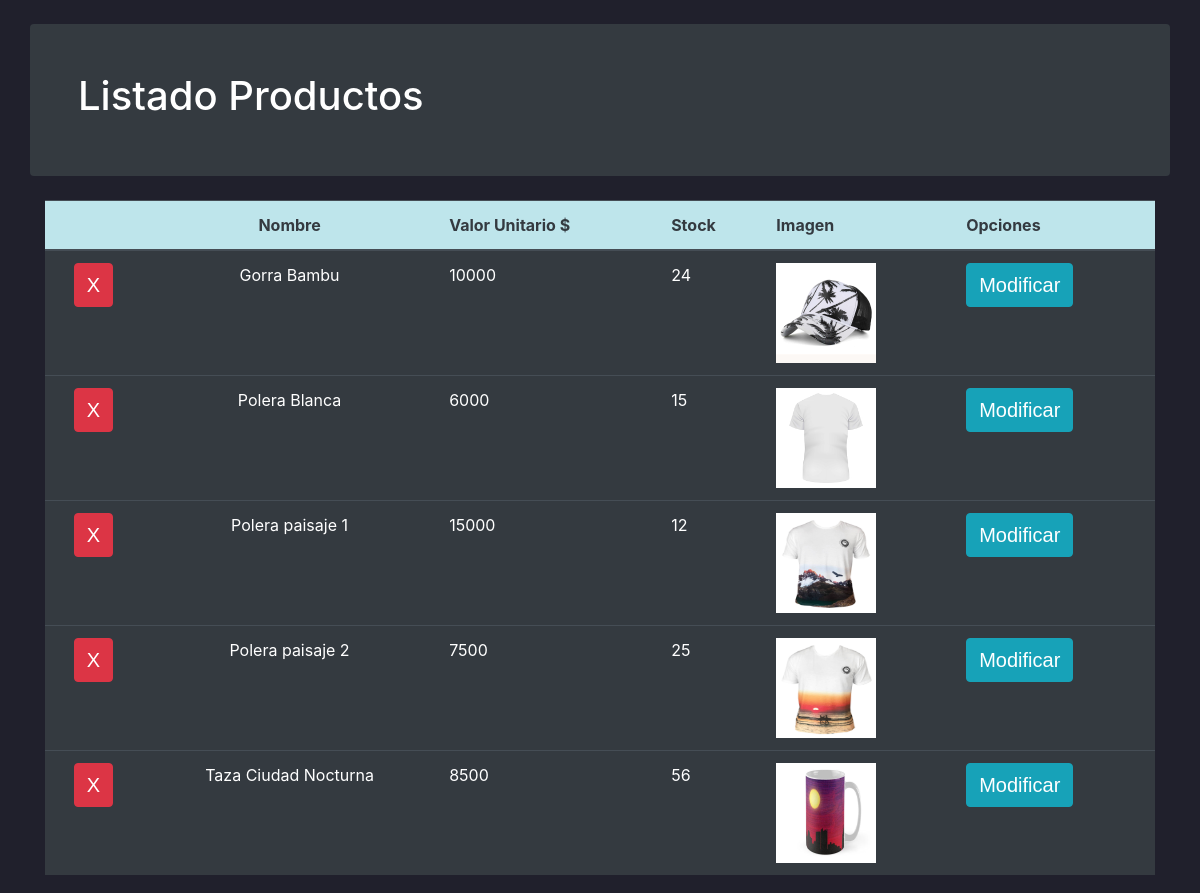
The app's page /producto/ (middle part), older data.
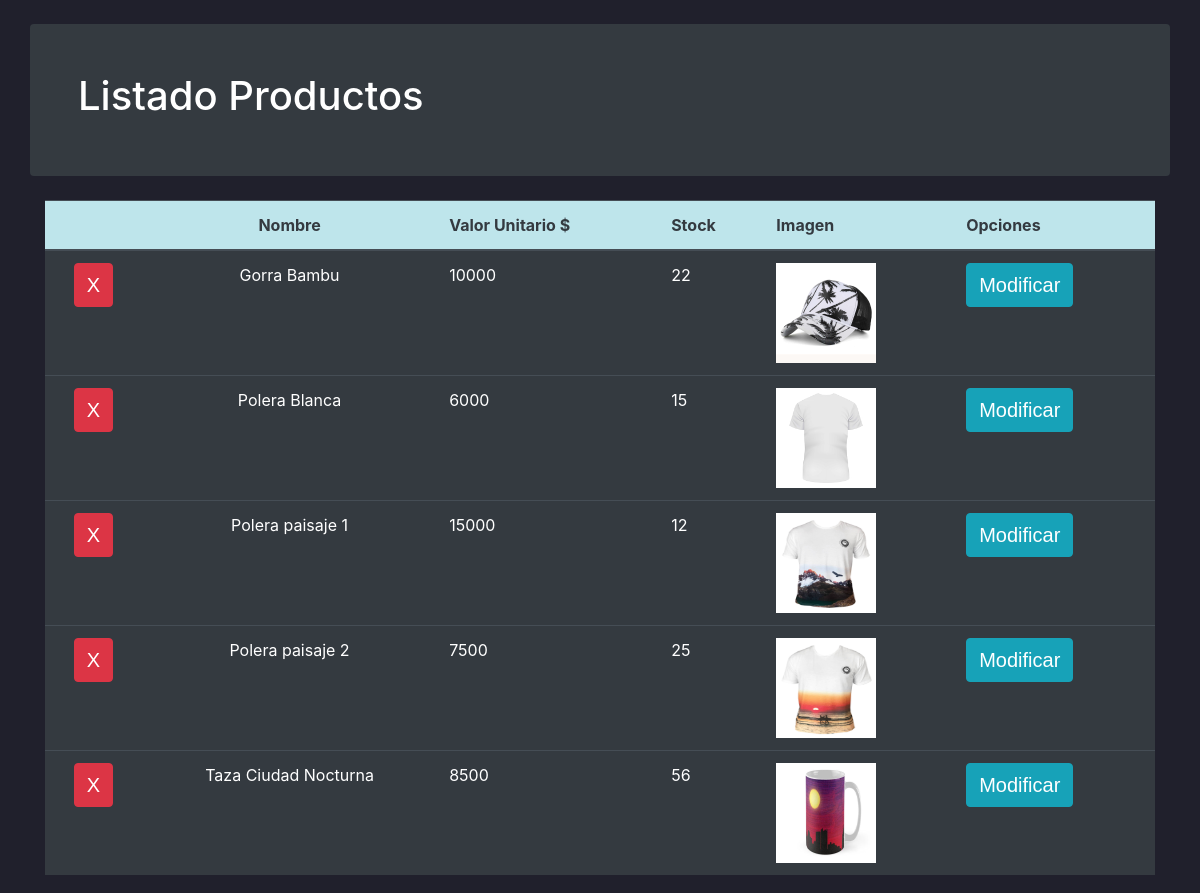
The same page, newer data.
### core/models.py (models this page shows, shortened)
class Producto(models.Model):
    idProducto = models.CharField(primary_key=True, max_length=10,verbose_name='Código')
    descripcion = models.CharField(max_length=100,verbose_name='Descripción')
    precio = models.IntegerField(verbose_name='Precio Unitario')
    cantidad = models.IntegerField(verbose_name='Stock')
    imagen = models.ImageField(verbose_name='Imagen',upload_to='productos',null=True,blank=True)
    class Meta:
            verbose_name = 'producto'
            verbose_name_plural = 'productos'
            ordering = ["descripcion"]

### core/views.py (the view)
# urls.py: path('producto/', listaProducto , name='producto'),
def listaProducto(request):
    productos = Producto.objects.all()
    return render(request,"core/producto.html",{'productos':productos})

### core/templates/core/producto.html (shortened to what this page needs)
{% extends 'core/plantilla.html' %}
{% load static %}
{% block content %}
        <div class="container">
            <div class="row">
                <div class="col">
                    <div class="row bg-dark text-white rounded p-5 mt-4 mb-4">
                        <h1>Listado Productos</h1>
                    </div>
                </div>
            </div>
            <div class="row">
                <div class="col">
                    <div class="table-responsive">
                        <table id="tabla_productos" class="table table-dark " >
                            <thead >
                                <tr class="table-info text-dark">
                                    <th class="text-center"> </th>
                                    <th class="text-center">Nombre</th>
                                    <th>Valor Unitario $</th>
                                    <th>Stock</th>
                                    <th>Imagen</th>
                                    <th>Opciones</th>
                                </tr>
                            </thead>
                            <tbody>
                                {% for producto in productos %}
                                    <tr >
                                        <td class="text-center"> <a class="btn btn-danger" href="{% url 'eliminar' producto.idProducto %}">X</a> </td>
                                        <td class="text-center">{{producto.descripcion}}</td>
                                        <td>{{producto.precio}}</td>
                                        <td>{{producto.cantidad}}</td>
                                        {% if producto.imagen %}
                                            <td><img class="img-producto" src="{{producto.imagen.url}}" alt="" width="100" height="100"></td>
                                        {% else %}
                                            <td><img class="img-producto" src="{% static 'core/assets/image_not_found.jpg' %}" alt="" width="100px" height="100px"></td>
                                        {% endif %}
                                        <td>
                                            <a class="btn btn-info" href="{% url 'modificar' producto.idProducto %}">Modificar</a>
                                        </td>
                                    </tr>
                                {% endfor %}
                            </tbody>
                        </table>
                    </div>
                </div>
            </div>
        </div>
{% endblock %}

Row changes from the older to the newer data that the page shows:
changed Producto "Gorra Bambu": cantidad "24" → "22"
